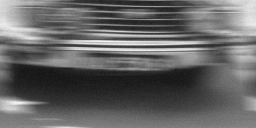
#> input picture ipcv lab2/car3.png, 256 x 128 px
$ python task4.py
#> lines starting #> are read from the running program, lines starting #| are printed output that depends on the picture
### ipcv lab2/deconvolution.py

################################################
#
# COMS30068 - deconvolution.py
# TOPIC: Advanced Wiener Deconvoluition
#
# Getting-Started-File for OpenCV
# University of Bristol
#
#
# Function  that performs Wiener Deconvolution on an image
#
# Requires: An input image to be deconvolved
#           An output image to hold the results
#           The estimated length of the blur kernel
#           The estimated angle of the blur
#           An estimated noise to signal ratio
#
################################################

import numpy as np
import cv2
import os
import sys
import argparse

# LOADING THE IMAGE
# Example usage: python deconvolution.py -n car1.png
parser = argparse.ArgumentParser(description='Convert RGB to GRAY')
parser.add_argument('-name', '-n', type=str, default='car3.png')
args = parser.parse_args()

# ==================================================
# THIS FUNCTION PROVIDES AN IMPLEMENTATION OF
# WIENER DECONVOLUTION FOR YOU

def WienerDeconvoluition(input, motionLength, motionAngle, noiseSignalRatio, displayPowerSpectrums):
	'''
	 * Given the length of the blur and
	 * the angle to blur it at we need to create
	 * an appropriate kernel
	'''
	length = motionLength;
	angle = motionAngle;

	# make sure that the length is odd so the line
	# can be positioned at a center value
	if (length % 2 == 0):
		length += 1

	xdim = length;
	ydim = length;

	# create the kernel
	tempKernel = np.zeros([xdim,ydim])

	# find the index of the centre row
	rowIndex = round(np.floor(length / 2))

	# draw a horizontal line into the kernel
	tempKernel[rowIndex,:] = 1

	# set the end points
	tempKernel[rowIndex, 0] = 0.5
	tempKernel[rowIndex, length - 1] = 0.5

	# create a rotation matrix to rotate the line
	# so it matches the angle
	rotationMatrix = cv2.getRotationMatrix2D(center=(rowIndex,rowIndex), angle=angle, scale=1)

	# rotate the kernel
	kernel = cv2.warpAffine(tempKernel, rotationMatrix, (tempKernel.shape[0],tempKernel.shape[1]))

	# normalise the kernel
	kernel = kernel/kernel.sum()

	# Here we need to prepare the input and the kernel
	# by making sure they are the correct size, then
	# doing a dft on them
	m =  input.shape[0] # cv::getOptimalDFTSize( input.rows );
	n =  input.shape[1] # cv::getOptimalDFTSize( input.cols );

		# pad both the kernel and the image so they are the correct size
	paddedInput = cv2.copyMakeBorder(input,
		0, m - input.shape[0], 0, n - input.shape[1],
		cv2.BORDER_CONSTANT, 0)

	paddedKernel = cv2.copyMakeBorder(kernel,
		0, m -kernel.shape[0], 0, n - kernel.shape[1],
		cv2.BORDER_CONSTANT, 0)

	# do the dft on the image
	inputFFT = cv2.dft(np.float32(paddedInput), flags = cv2.DFT_COMPLEX_OUTPUT)

	# do the dft on the kernel
	kernelFFT = cv2.dft(np.float32(paddedKernel), flags = cv2.DFT_COMPLEX_OUTPUT)

	if displayPowerSpectrums:
		'''
		// the fft output needs to be split into complex
		// and real parts, then the magnitude taken.
		// Finally, the log is taken and then the result
		// normalised to make it displayable
		'''

		kernelMag = cv2.magnitude(kernelFFT[:,:,0], kernelFFT[:,:,1]) + 1
		kernelMag = cv2.log(kernelMag)
		kernelMag = (kernelMag - kernelMag.min())/(kernelMag.max() - kernelMag.min())
		cv2.imshow("Kernel Magnitude", np.uint8(255*kernelMag))

		imageMag = cv2.magnitude(inputFFT[:,:,0], inputFFT[:,:,1]) + 1
		imageMag = cv2.log(imageMag)
		imageMag = (imageMag - imageMag.min())/(imageMag.max() - imageMag.min())
		imshow("Image Magnitude", np.uint8(255*imageMagimageMag))


	# Now we do the convolution by visiting each pixel, and
	# computing the Wiener Deconvolution function
	Su = noiseSignalRatio
	Sx = 1
	H = kernelFFT[...,0] + 1j * kernelFFT[...,1]
	I = inputFFT[...,0] + 1j * inputFFT[...,1]
	normH = np.abs(H)**2
	denominator = normH + ( Su / ( Sx - Su ) )
	responseFFT = I * (np.conjugate(H) / denominator)

	# check the denominator is above an approximation of 0
	mask = np.abs(denominator) > 1.0e-4
	responseFFT = responseFFT * mask

	'''
	# Try like cpp
	# Now we do the convolution by visiting each pixel, and
	# computing the Wiener Deconvolution function
	responseFFT = np.zeros([inputFFT.shape[0],inputFFT.shape[1]], dtype=np.complex)
	for i in range(0, inputFFT.shape[0]):
		for j in range(0, inputFFT.shape[1]):
			H = kernelFFT[i,j,0] + 1j * kernelFFT[i,j,1]
			I = inputFFT[i,j,0] + 1j * inputFFT[i,j,1]
			denominator = np.abs(H)**2 + ( Su / ( Sx - Su ) )
			value = 0.
			if( np.abs( denominator )  > 1.0e-4 ):
				value = I * (np.conjugate(H) / denominator)
				responseFFT[i ,j] = value;
	'''

	# Now we take the inverse of the response to the deconvolution
	responseFFT = np.array(np.dstack([responseFFT.real,responseFFT.imag]))
	#outputUncropped = cv2.idft(responseFFT, cv2.DFT_INVERSE + cv2.DFT_REAL_OUTPUT+ cv2.DFT_SCALE, input.shape[0])
	outputUncropped = cv2.idft(responseFFT, flags=cv2.DFT_SCALE | cv2.DFT_REAL_OUTPUT)
	# normalise the output to be within the uchar range
	outputUncropped = (outputUncropped - outputUncropped.min())/(outputUncropped.max() - outputUncropped.min())

	return (outputUncropped*255).astype(np.uint8)


# ==== MAIN ==============================================
imageName = args.name

# ignore if no such file is present.
if not os.path.isfile(imageName):
    print('No such file')
    sys.exit(1)

# Read image from file
image = cv2.imread(imageName, 1)
#> image is the input picture: shape (128, 256, 3); min 16, max 246, mean 100.6

# ignore if image is not array.
if not (type(image) is np.ndarray):
    print('Not image data')
    sys.exit(1)

# CONVERT COLOUR, BLUR AND SAVE
gray_image = cv2.cvtColor( image, cv2.COLOR_BGR2GRAY )
gray_image = gray_image.astype(np.float32)

# ADJUST THIS FUNCTION CALL
recover = WienerDeconvoluition(gray_image,15,3,0.001,0)
#> in WienerDeconvoluition, `outputUncropped = cv2.idft(responseFFT, flags=cv2.DFT_SCALE | cv2.DFT_..`:
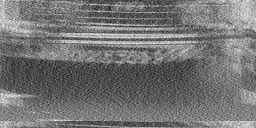
#> outputUncropped: shape (128, 256) float32; min -95.01, max 335, mean 100.5; drawn with min black and max white
# save image
cv2.imwrite( "recover.jpg", recover );

### ipcv lab2/task4.py
import cv2
import deconvolution


image = cv2.imread('car3.png',cv2.IMREAD_GRAYSCALE)
image_length = 15
image_angle = 3
signal_to_noise_ratio = 0.001
regularization_parameter = 0
recover = deconvolution.WienerDeconvoluition(image,30,1,0.001,0)
#> call 2 of WienerDeconvoluition, with motionLength = 30, motionAngle = 1, noiseSignalRatio = 0.001, displayPowerSpectrums = 0
#> in WienerDeconvoluition (call 2), `paddedKernel = cv2.copyMakeBorder(kernel, 0, m -kernel.shape[0], 0, n ..`:
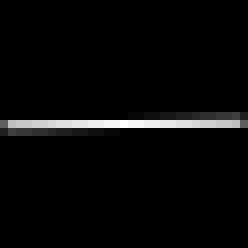
#> kernel: shape (31, 31) float64 (shown 8 times larger); min 0, max 0.0333, mean 0.00104; drawn with min black and max white
#> in WienerDeconvoluition (call 2), `kernelFFT = cv2.dft(np.float32(paddedKernel), flags = cv2.DFT_COMPLEX_..`:
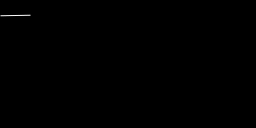
#> paddedKernel: shape (128, 256) float64; min 0, max 0.0333, mean 3.05e-05; drawn with min black and max white
#> in WienerDeconvoluition (call 2), `outputUncropped = cv2.idft(responseFFT, flags=cv2.DFT_SCALE | cv2.DFT_..`:
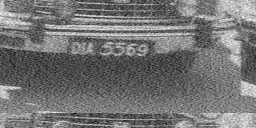
#> outputUncropped: shape (128, 256) float32; min -92.87, max 331, mean 100.5; drawn with min black and max white
cv2.imwrite('task4.jpg', recover)

$ run again, with ipcv lab2/car2.png copied over ipcv lab2/car3.png
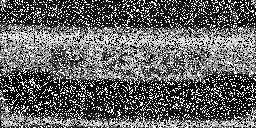
#> input picture ipcv lab2/car2.png, 256 x 128 px
#> image is the input picture: shape (128, 256, 3); min 0, max 255, mean 99.8
#> in WienerDeconvoluition, `outputUncropped = cv2.idft(responseFFT, flags=cv2.DFT_SCALE | cv2.DFT_..`:
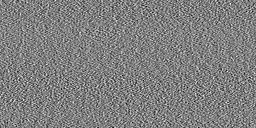
#> outputUncropped: shape (128, 256) float32; min -3846.2, max 4019.8, mean 99.7; drawn with min black and max white
#> in WienerDeconvoluition (call 2), `outputUncropped = cv2.idft(responseFFT, flags=cv2.DFT_SCALE | cv2.DFT_..`:
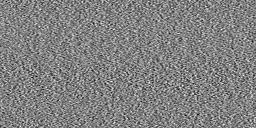
#> outputUncropped: shape (128, 256) float32; min -3769.4, max 3853.8, mean 99.7; drawn with min black and max white
